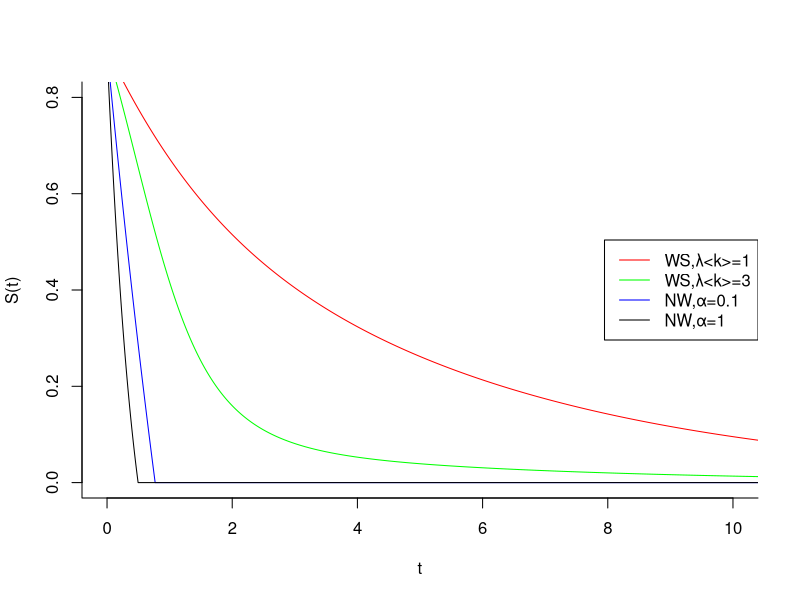
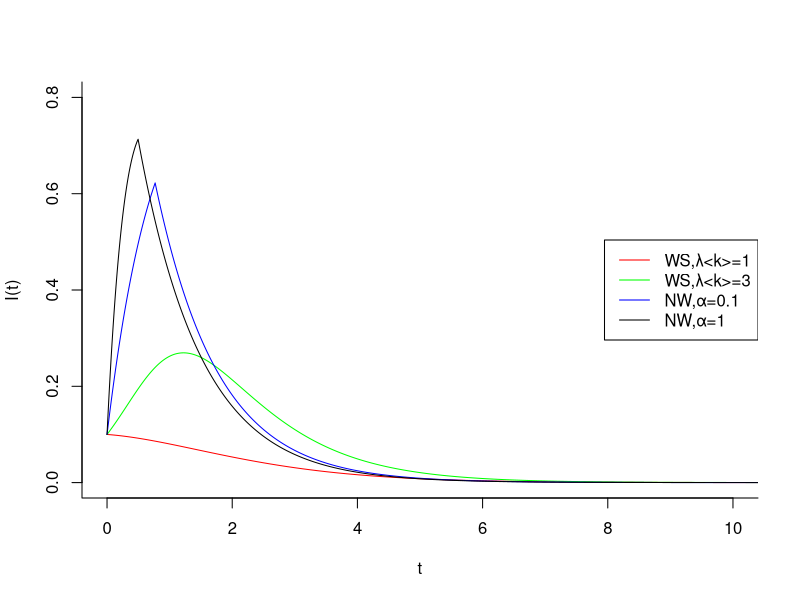
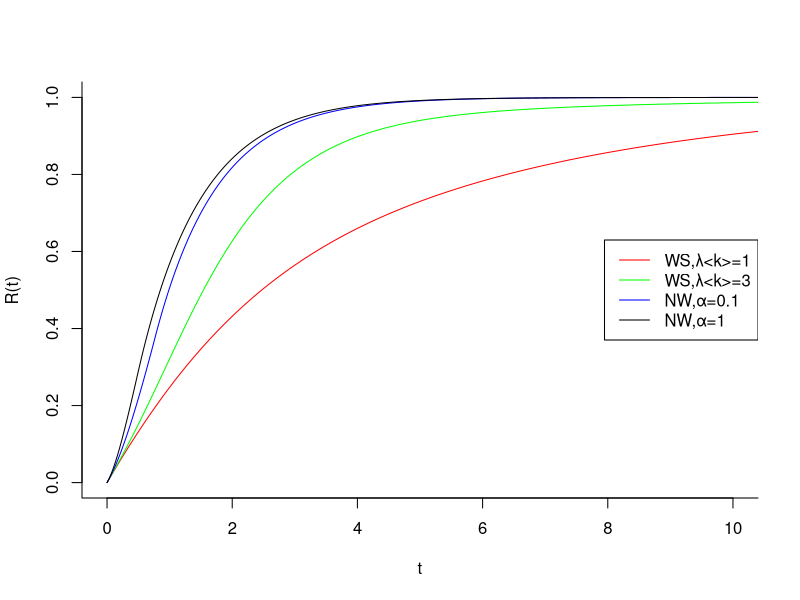

These charts were generated, in order, by the following R code:
library("deSolve")
library("scatterplot3d")
#WS small-world
sir=function(t,state,parameters){with (as.list(c(state,parameters)),{
  dS=-lambda*S*I-alpha*S
  dI=lambda*S*I-gama*I
  dR=gama*I+alpha*S
  return(list(c(dS,dI,dR)))
})
}

state=c(S=0.9,I=0.1,R=0)#the original date is the same as ns small-world
parametersws1=c(lambda=1,gama=1,alpha=0.2)
parametersws2=c(lambda=3,gama=1,alpha=0.2)
times=seq(0,20,by=0.0001)
out1=ode(y=state,times=times,func=sir,parms=parametersws1)
out2=ode(y=state,times=times,func=sir,parms=parametersws2)
#wsseperate
out1=as.matrix(out1)
out2=as.matrix(out2)

#NW small-world
sir_NW=function(t,state,parameters){with (as.list(c(state,parameters)),{
  dS=-1-2*p*S-alpha*S
  dI=1+2*p*S-I
  dR=I+alpha*S
  return(list(c(dS,dI,dR)))  
})
}
state=c(S=0.9,I=0.1,R=0)
parametersnw1=c(p=0.1,alpha=0.2)#alpha is the same
parametersnw2=c(p=1,alpha=0.2)#alpha is the same
times=seq(0,2,by=0.0001)
out3=ode(y=state,times=times,func=sir_NW,parms=parametersnw1)
out4=ode(y=state,times=times,func=sir_NW,parms=parametersnw2)
#select out s<0 or r>1
select_nw=function(outcome){
  outcome=as.matrix(outcome)
  if(min(outcome[,2])<=0){
    if(max(outcome[,4])>=1){
      s0=outcome[min(which(outcome[,2]<=0)),1]*10000-1
      r0=outcome[min(which(outcome[,4]>=1)),1]*10000-1#10000是步长的倒数   
      minrow=min(s0,r0)
      outcome=outcome[1:minrow,] 
      return(outcome)
    }else{
      s0=outcome[min(which(outcome[,2]<=0)),1]*10000-1#10000是步长的倒数
      outcome=outcome[1:s0,]
      return(outcome)
    }
  }else{
    if(max(outcome[,4])>=1){
      r0=outcome[min(which(outcome[,4]>=1)),1]*10000-1#10000是步长的倒数   
      outcome=outcome[1:r0,] 
      return(outcome)
    }else{
      return(outcome)
    }
  }
}
out3=select_nw(outcome=out3)
out4=select_nw(outcome=out4)
N_out3=nrow(out3)
N_out4=nrow(out4)
out_newstate3=c(out3[N_out3,3],out3[N_out3,4])
out_newstate4=c(out4[N_out4,3],out4[N_out4,4])
#IR模型
ir=function(t,state,parameters){with (as.list(c(state,parameters)),{
  dI=-gama*I
  dR=gama*I
  return(list(c(dI,dR)))  
})
}

times_after=seq(0,18,by=0.0001)
parameters_after=c(gama=1)
out_after3=ode(y=out_newstate3,times=times_after,func=ir,parms=parameters_after)
out_after4=ode(y=out_newstate4,times=times_after,func=ir,parms=parameters_after)

out_after3=as.matrix(out_after3)
out_after4=as.matrix(out_after4)

out_after3[,1]=out_after3[,1]+matrix(data=N_out3/10000, nrow=nrow(out_after3), ncol=1)
out_after4[,1]=out_after4[,1]+matrix(data=N_out4/10000, nrow=nrow(out_after4), ncol=1)
s_after3=matrix(data=0, nrow = nrow(out_after3), ncol = 1)
s_after4=matrix(data=0, nrow = nrow(out_after4), ncol = 1)
out_after3=cbind(out_after3[,1],s_after3,out_after3[,2],out_after3[,3])
out_after4=cbind(out_after4[,1],s_after4,out_after4[,2],out_after4[,3])
out3=rbind(out3,out_after3)
out4=rbind(out4,out_after4)

#ws and nw st
windows(width=2000,height=1500)
text.legend=c("WS,λ<k>=1","WS,λ<k>=3","NW,α=0.1","NW,α=1")
plot(out1[,2]~out1[,1],type = "l",bty="l" ,col="red",xlab = "t",ylab ="S(t)",,ylim=c(0,0.8),xlim=c(0,10))
lines(out2[,2]~out2[,1], col = "green")
lines(out3[,2]~out3[,1], col = "blue")
lines(out4[,2]~out4[,1], col = "black")
legend("right",
       legend=text.legend,
       lty = 1,
       col=c("red","green","blue","black"))

#ws and nw it
windows(width=2000,height=1500)
text.legend=c("WS,λ<k>=1","WS,λ<k>=3","NW,α=0.1","NW,α=1")
plot(out1[,3]~out1[,1],type = "l",bty="l" ,col="red",xlab = "t",ylab ="I(t)",ylim=c(0,0.8),xlim=c(0,10))
lines(out2[,3]~out2[,1], col = "green")
lines(out3[,3]~out3[,1], col = "blue")
lines(out4[,3]~out4[,1], col = "black")
legend("right",
       legend=text.legend,
       lty = 1,
       col=c("red","green","blue","black"))

#ws and nw rt
windows(width=2000,height=1500)
text.legend=c("WS,λ<k>=1","WS,λ<k>=3","NW,α=0.1","NW,α=1")
plot(out1[,4]~out1[,1],type = "l",bty="l" ,col="red",xlab = "t",ylab ="R(t)",ylim=c(0,1),xlim=c(0,10))
lines(out2[,4]~out2[,1], col = "green")
lines(out3[,4]~out3[,1], col = "blue")
lines(out4[,4]~out4[,1], col = "black")
legend("right",
       legend=text.legend,
       lty = 1,
       col=c("red","green","blue","black"))
